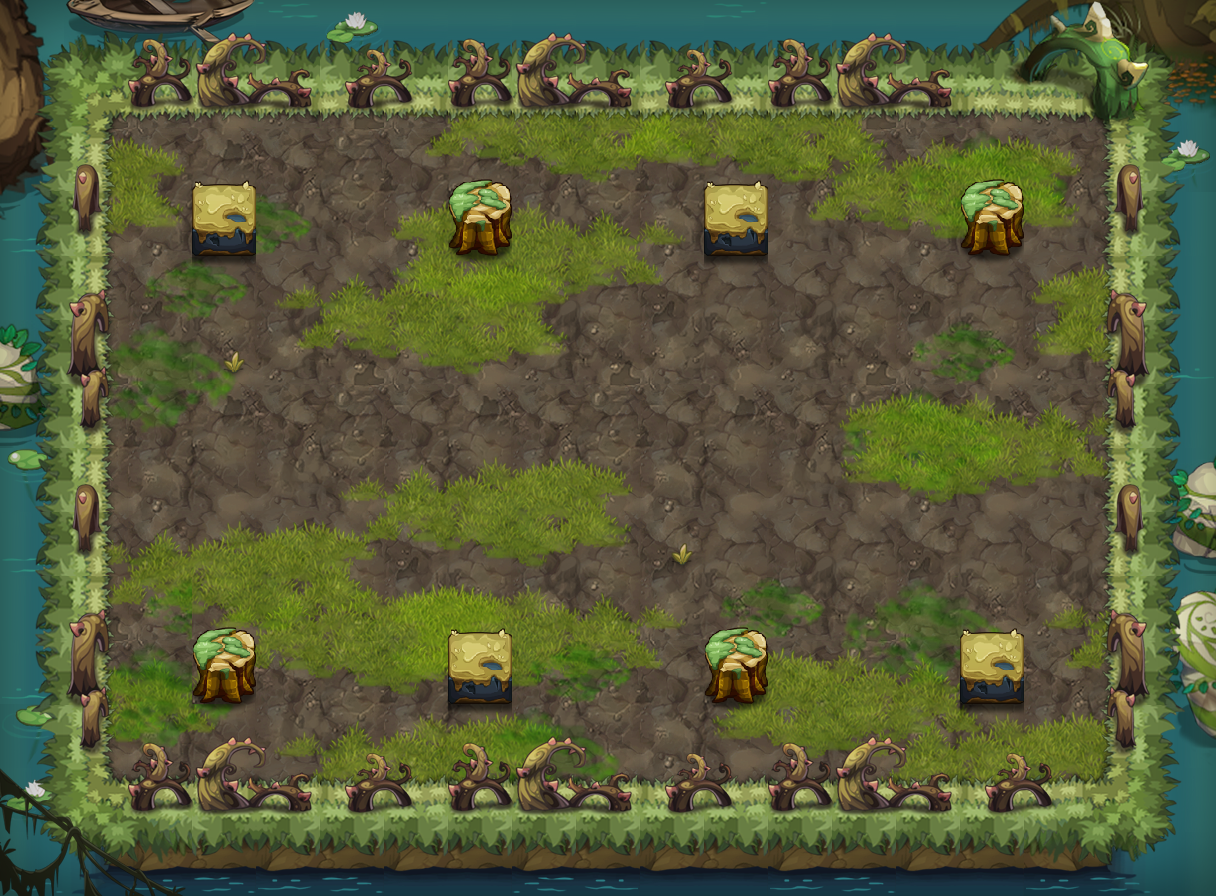

A 2D game scene composited from a Tiled map and its tileset images. What follows is a short description and the map's XML, with each tile layer's data collapsed to a summary:
An orthogonal 19x14 tile map with 64x64 px tiles, 11 tile layers (PASS, 块层 2, 块层 6, 块层 8, ...) and 56 objects (46x ITEM_POINT, 5x START_POINT, 4x EDGE, PLAYER).

<map version="1.0" orientation="orthogonal" width="19" height="14" tilewidth="64" tileheight="64">
 <properties>
  <property name="MODE" value="INFINITE" />
 </properties>
 <tileset firstgid="1" name="swzz" tilewidth="64" tileheight="64">
  <image source="swzz-hd.png" width="1000" height="2048" />
 </tileset>
 <layer name="PASS" width="19" height="14">
  <data>[266 cells, 124 non-empty, 15 distinct tile ids]</data>
 </layer>
 <layer name="块层 2" width="19" height="14">
  <data>[266 cells, 212 non-empty, 22 distinct tile ids]</data>
 </layer>
 <layer name="块层 6" width="19" height="14">
  <data>[266 cells, 149 non-empty, 42 distinct tile ids]</data>
 </layer>
 <layer name="块层 8" width="19" height="14">
  <data>[266 cells, 122 non-empty, 33 distinct tile ids]</data>
 </layer>
 <layer name="块层 3" width="19" height="14">
  <data>[266 cells, 116 non-empty, 12 distinct tile ids]</data>
 </layer>
 <layer name="块层 10" width="19" height="14">
  <data>[266 cells, 75 non-empty, 23 distinct tile ids]</data>
 </layer>
 <layer name="块层 4" width="19" height="14">
  <data>[266 cells, 14 non-empty, 8 distinct tile ids]</data>
 </layer>
 <layer name="块层 11" width="19" height="14">
  <data>[266 cells, 62 non-empty, 5 distinct tile ids]</data>
 </layer>
 <layer name="SHELTER 11" width="19" height="14">
  <data>[266 cells, 15 non-empty, 5 distinct tile ids]</data>
 </layer>
 <layer name="SHELTER 9" width="19" height="14">
  <data>[266 cells, 4 non-empty, 2 distinct tile ids]</data>
 </layer>
 <layer name="SHELTER 2" width="19" height="14">
  <data>[266 cells, 4 non-empty, 2 distinct tile ids]</data>
 </layer>
 <objectgroup name="对象层 1" width="38" height="28">
  <object name="ITEM_POINT" type="ITEM_POINT" x="320" y="192" width="64" height="64" />
  <object name="monster" type="START_POINT" x="896" y="576" width="64" height="64" />
  <object name="ITEM_POINT" type="ITEM_POINT" x="640" y="640" width="64" height="64" />
  <object name="ITEM_POINT" type="ITEM_POINT" x="384" y="512" width="64" height="64" />
  <object name="ITEM_POINT" type="ITEM_POINT" x="832" y="192" width="64" height="64" />
  <object name="ITEM_POINT" type="ITEM_POINT" x="896" y="640" width="64" height="64" />
  <object name="ITEM_POINT" type="ITEM_POINT" x="1024" y="704" width="64" height="64" />
  <object name="ITEM_POINT" type="ITEM_POINT" x="128" y="128" width="64" height="64" />
  <object name="ITEM_POINT" type="ITEM_POINT" x="320" y="640" width="64" height="64" />
  <object name="ITEM_POINT" type="ITEM_POINT" x="512" y="192" width="64" height="64" />
  <object name="ITEM_POINT" type="ITEM_POINT" x="960" y="512" width="64" height="64" />
  <object name="ITEM_POINT" type="ITEM_POINT" x="960" y="320" width="64" height="64" />
  <object name="ITEM_POINT" type="ITEM_POINT" x="768" y="320" width="64" height="64" />
  <object name="down_edge" type="EDGE" x="128" y="768" width="960" height="64" />
  <object name="ITEM_POINT" type="ITEM_POINT" x="384" y="320" width="64" height="64" />
  <object name="ITEM_POINT" type="ITEM_POINT" x="768" y="640" width="64" height="64" />
  <object name="ITEM_POINT" type="ITEM_POINT" x="832" y="640" width="64" height="64" />
  <object name="ITEM_POINT" type="ITEM_POINT" x="192" y="576" width="64" height="64" />
  <object name="ITEM_POINT" type="ITEM_POINT" x="512" y="640" width="64" height="64" />
  <object name="ITEM_POINT" type="ITEM_POINT" x="960" y="448" width="64" height="64" />
  <object name="up_edge" type="EDGE" x="128" y="64" width="960" height="64" />
  <object name="ITEM_POINT" type="ITEM_POINT" x="256" y="192" width="64" height="64" />
  <object name="ITEM_POINT" type="ITEM_POINT" x="1024" y="128" width="64" height="64" />
  <object name="ITEM_POINT" type="ITEM_POINT" x="768" y="192" width="64" height="64" />
  <object name="monster" type="START_POINT" x="896" y="256" width="64" height="64" />
  <object name="ITEM_POINT" type="ITEM_POINT" x="576" y="640" width="64" height="64" />
  <object name="ITEM_POINT" type="ITEM_POINT" x="576" y="192" width="64" height="64" />
  <object name="ITEM_POINT" type="ITEM_POINT" x="128" y="704" width="64" height="64" />
  <object name="monster" type="START_POINT" x="256" y="256" width="64" height="64" />
  <object name="ITEM_POINT" type="ITEM_POINT" x="704" y="512" width="64" height="64" />
  <object name="ITEM_POINT" type="ITEM_POINT" x="960" y="576" width="64" height="64" />
  <object name="ITEM_POINT" type="ITEM_POINT" x="832" y="384" width="64" height="64" />
  <object name="BOSS" type="START_POINT" x="576" y="320" width="64" height="64" />
  <object name="ITEM_POINT" type="ITEM_POINT" x="192" y="256" width="64" height="64" />
  <object name="PLAYER" type="PLAYER" x="576" y="448" width="64" height="64" />
  <object name="ITEM_POINT" type="ITEM_POINT" x="960" y="256" width="64" height="64" />
  <object name="right_edge" type="EDGE" x="1088" y="64" width="64" height="768" />
  <object name="ITEM_POINT" type="ITEM_POINT" x="192" y="320" width="64" height="64" />
  <object name="ITEM_POINT" type="ITEM_POINT" x="192" y="512" width="64" height="64" />
  <object name="ITEM_POINT" type="ITEM_POINT" x="768" y="512" width="64" height="64" />
  <object name="ITEM_POINT" type="ITEM_POINT" x="704" y="320" width="64" height="64" />
  <object name="ITEM_POINT" type="ITEM_POINT" x="448" y="512" width="64" height="64" />
  <object name="ITEM_POINT" type="ITEM_POINT" x="384" y="192" width="64" height="64" />
  <object name="monster" type="START_POINT" x="256" y="576" width="64" height="64" />
  <object name="ITEM_POINT" type="ITEM_POINT" x="896" y="192" width="64" height="64" />
  <object name="ITEM_POINT" type="ITEM_POINT" x="640" y="192" width="64" height="64" />
  <object name="left_edge" type="EDGE" x="64" y="64" width="64" height="768" />
  <object name="ITEM_POINT" type="ITEM_POINT" x="384" y="640" width="64" height="64" />
  <object name="ITEM_POINT" type="ITEM_POINT" x="256" y="640" width="64" height="64" />
  <object name="ITEM_POINT" type="ITEM_POINT" x="832" y="448" width="64" height="64" />
  <object name="ITEM_POINT" type="ITEM_POINT" x="448" y="320" width="64" height="64" />
  <object name="ITEM_POINT" type="ITEM_POINT" x="192" y="448" width="64" height="64" />
  <object name="ITEM_POINT" type="ITEM_POINT" x="192" y="384" width="64" height="64" />
  <object name="ITEM_POINT" type="ITEM_POINT" x="320" y="448" width="64" height="64" />
  <object name="ITEM_POINT" type="ITEM_POINT" x="320" y="384" width="64" height="64" />
  <object name="ITEM_POINT" type="ITEM_POINT" x="960" y="384" width="64" height="64" />
 </objectgroup>
</map>
